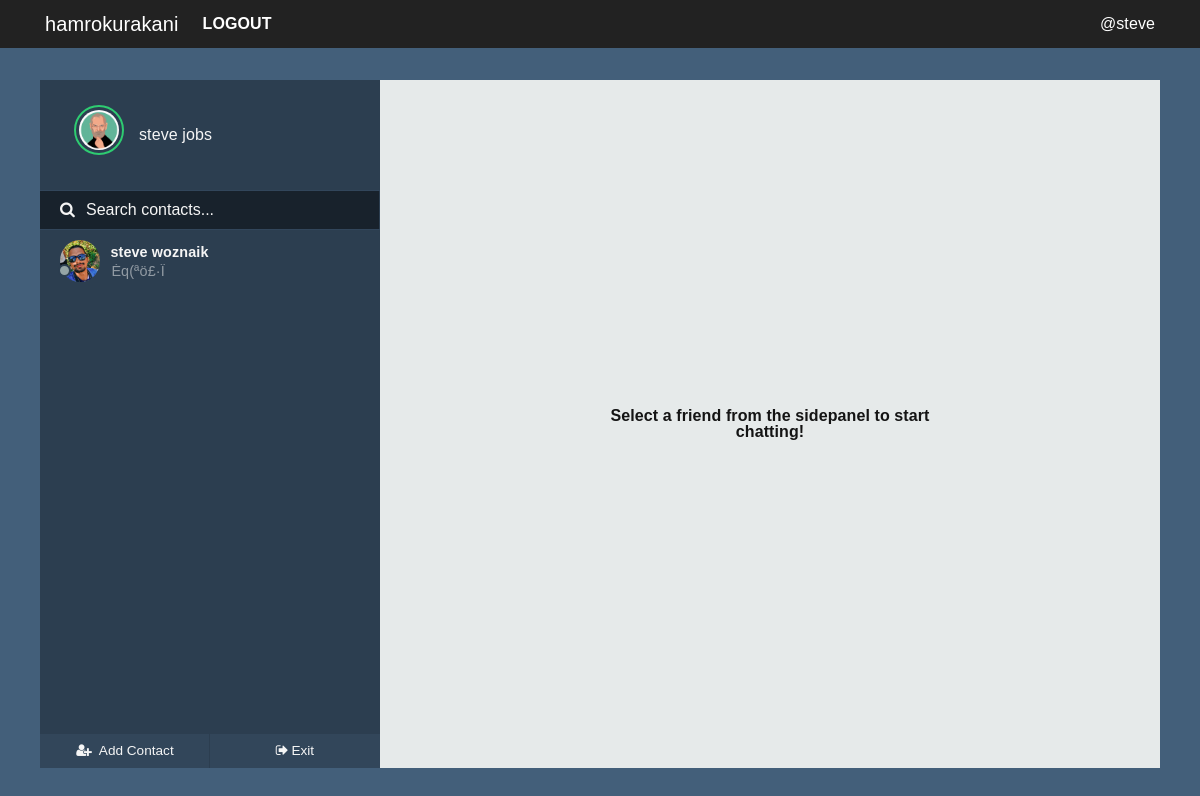
Page /chats (signed in) on the committed database.
### hamrokurakani/models.py (models this page shows, shortened)
class User(UserMixin, db.Model):
    id = db.Column(db.Integer, primary_key=True)
    fullname = db.Column(db.String(20), unique=True, nullable=False)
    username = db.Column(db.String(15), unique=True, nullable=False)
    email = db.Column(db.String(120), unique=True, nullable=False)
    password = db.Column(db.String(60), nullable=False)
    image_file = db.Column(db.String(20), nullable=False, default='default.jpg')
    joined = db.Column(db.DateTime, nullable=False, default=datetime.now)
    messages_sent = db.relationship('Message', foreign_keys='Message.sender_id', backref='author', lazy='dynamic')
    messages_received = db.relationship('Message', foreign_keys='Message.recipient_id', backref='recipient', lazy='dynamic')
    last_seen = db.Column(db.DateTime, default=datetime.now)
    last_message_read_time = db.Column(db.DateTime, default=datetime.now)

class Message(db.Model):
    id = db.Column(db.Integer, primary_key=True)
    message = db.Column(db.String(140), index=True)
    sender_id = db.Column(db.Integer, db.ForeignKey('user.id'))
    recipient_id = db.Column(db.Integer, db.ForeignKey('user.id'))
    timestamp = db.Column(db.DateTime, index=True, default=datetime.now)
    is_seen = db.Column(db.Boolean, default=False)

### hamrokurakani/chat/routes.py (the view)
@chyat.route('/chats')
@login_required
def chats():
    my_messages = Message.query.filter_by(recipient_id=current_user.id)
    messengers = [message.author.id for message in my_messages]
    senders = [User.query.get(sender) for sender in set(messengers)]
    return render_template('chat/users.html', senders=senders)

### hamrokurakani/admin/routes.py (called while the page is built)
@login_manager.user_loader
def load_user(user_id):
    return User.query.get(user_id)

### hamrokurakani/core/filters.py (called while the page is built, shortened)
@core.app_template_filter('isactive')
def is_active(lastmessagereadtime):
    currenttime = datetime.now()
    lastread = lastmessagereadtime
    diff = abs(currenttime-lastread)
    second_diff = diff.seconds
    day_diff = diff.days
    if day_diff <= 0 and second_diff < 60:
        message = "active now"
        return message
    else:
        message = "offline"
        return message

@core.app_template_filter('lastmessage')
def last_message(sender):
    msg_received = Message.query.filter_by(
        recipient_id=current_user.id, sender_id=sender.id).order_by(Message.timestamp.desc()).first()
    msg_sent = Message.query.filter_by(
        sender_id=current_user.id, recipient_id=sender.id).order_by(Message.timestamp.desc()).first()
    if msg_received and not msg_sent:
        return msg_received.message
    elif msg_sent and not msg_received:
        return msg_sent.message
    elif msg_received.timestamp > msg_sent.timestamp:
        return msg_received.message
    elif msg_sent.timestamp > msg_received.timestamp:
        return msg_sent.message

@core.app_template_filter('lastmessageauthor')
def last_message_author(sender):
    msg_received = Message.query.filter_by(
        recipient_id=current_user.id, sender_id=sender.id).order_by(Message.timestamp.desc()).first()
    msg_sent = Message.query.filter_by(
        sender_id=current_user.id, recipient_id=sender.id).order_by(Message.timestamp.desc()).first()
    if msg_received and not msg_sent:
        return msg_received.author
    elif msg_sent and not msg_received:
        return msg_sent.author
    elif msg_received.timestamp > msg_sent.timestamp:
        return msg_received.author
    elif msg_sent.timestamp > msg_received.timestamp:
        return msg_sent.author

@core.app_template_filter('newmessages')
def new_message_badge(sender):
    counts = Message.query.filter_by(
        recipient_id=current_user.id, sender_id=sender.id, is_seen=False).count()
    return counts

### hamrokurakani/templates/chat/users.html (shortened to what this page needs)
{% extends "chat/nav.html" %}
{% block content %}
<div id="frame">
    <div id="sidepanel">
        <div id="profile">
            <div class="wrap">
                <img id="profile-img" src="{{ url_for('static', filename='profilepics/' + current_user.image_file) }}"
                    class="online" />
                <p>{{ current_user.fullname }}</p>
            </div>
        </div>
        <div id="search">
            <label for=""><i class="fa fa-search" aria-hidden="true"></i></label>
            <input type="text" placeholder="Search contacts..." />
        </div>
        <div id="contacts">
            <ul>
                {% for sender in senders %}
                <li class="contact">
                    <a class="noblue" href="{{ url_for('chat.chatwith', user=sender.username) }}">
                        <div class="wrap">
                            {% if sender.last_message_read_time | isactive == 'offline' %}
                            <span class="contact-status"></span>
                            {% else %}
                            <span class="contact-status online"></span>
                            {% endif %}
                            <img src="{{ url_for('static', filename='profilepics/' + sender.image_file) }}" />
                            <div class="meta">
                                <p class="name">{{ sender.fullname }} </p>
                                {% if sender | lastmessageauthor == current_user %}
                                <p class="preview">
                                    {% if sender | newmessages > 0 %}
                                    <small class="badge badge-dark mb-1"><b> {{ sender | newmessages }} </b></small>
                                    {% else %}
                                    {% endif %}
                                    <span>You: </span> {{ sender | lastmessage }}</p>
                                {% else %}
                                <p class="preview">
                                    <span>{{ sender | lastmessage }}</span></p>
                                {% endif %}
                            </div>
                        </div>
                    </a>
                </li>
                {% endfor %}
            </ul>
        </div>
        <div id="bottom-bar">
            <button id="addcontact">
                <ul>
                    <li>
                        <a href="#PeopleToMessage" data-toggle="modal" data-target="#PeopleToMessage" class="noblue">
                            <i class="fa fa-user-plus fa-fw" aria-hidden="true"></i> <span>Add Contact</span></a></li>
                </ul>
            </button>
            <button id="settings">
                <ul>
                    <li><a href="{{ url_for('chat.home') }}" class="noblue">
                            <i class="fa fa-sign-out" aria-hidden="true"></i><span>Exit</span></a></li>
                </ul>
            </button>
        </div>
    </div>
    <div class="content">
        <div class="select-info">
            <p>Select a friend from the sidepanel to start chatting!</p>
        </div>
    </div>
</div>
{% endblock content %}

### hamrokurakani/templates/chat/nav.html (shortened to what this page needs)
<!DOCTYPE html>
<html>
<head>
    <link rel="stylesheet" type="text/css" href="{{ url_for('static', filename='css/' + 'bootstrap.min.css') }}">
    <link rel="stylesheet" type="text/css" href="{{ url_for('static', filename='css/' + 'better-nav.min.css') }}">
    <link rel="stylesheet" type="text/css" href="{{ url_for('static', filename='css/' + 'font-awesome.min.css') }}">
    <link rel="stylesheet" type="text/css" href="{{ url_for('static', filename='css/' + 'sourcesanspro.css') }}">
    <link rel="stylesheet" type="text/css" href="{{ url_for('static', filename= 'css/' + 'chat.css') }}">
    <link rel="stylesheet" type="text/css" href="{{ url_for('static', filename= 'css/' + 'main.css') }}">
    <link rel="stylesheet" type="text/css" href="{{ url_for('static', filename='css/' + 'reset.min.css') }}">
</head>
  <header class="site-header">
    <nav class="navbar navbar-expand-md navbar-dark bg-steel fixed-top">
      <div class="container">
        <a class="navbar-brand" href="{{ url_for('chat.chats') }}">hamrokurakani</a>
        <div class="collapse navbar-collapse" id="navbarToggle">
          {% if current_user.is_authenticated %}
          <div class="navbar-nav mr-auto">
             <a class="nav-item nav-link text-white font-weight-bold text-uppercase"
            href="{{ url_for('users.logout') }}">Logout</a>
          </div>
          <div class="navbar-nav ml-auto">
            <span class="text-white">
              @{{ current_user.username }}
            </span>
          </div>
          {% else %}
          <a class="nav-item nav-link text-white font-weight-bold text-uppercase"
            href="{{ url_for('users.login') }}">Login</a>
          <a class="nav-item nav-link text-white font-weight-bold text-uppercase"
            href="{{ url_for('users.register') }}">Register</a>
          {% endif %}
        </div>
      </div>
    </nav>
  </header>
<body>
    {% block content %}
    {% endblock %}
</body>
</html>

### hamrokurakani/static/css/chat.css (style rules this page uses)
html { margin-top:6rem; scroll-behavior: smooth; font-family: Arial, Helvetica, sans-serif !important; }
body { display: flex; align-items: center; justify-content: center; min-height: 100vh; background: #435f7a !important; font-family:"Source Sans Pro", "Roboto Condensed", sans-serif; font-size: 1em; letter-spacing: 0.1px; color: #32465a; text-rendering: optimizeLegibility; text-shadow: 1px 1px 1px rgba(0, 0, 0, 0.004); -webkit-font-smoothing: antialiased; }
#frame { width: 95%; min-width: 360px; max-width: 1120px; height: 86vh; min-height: 300px; max-height: 720px; background: #E6EAEA; margin-top:3rem; }
#frame #sidepanel { float: left; min-width: 280px; max-width: 340px; width: 40%; height: 100%; background: #2c3e50; color: #f5f5f5; overflow: hidden; position: relative; }
#frame #sidepanel #profile { width: 80%; margin: 25px auto; }
#frame #sidepanel #profile .wrap { height: 60px; line-height: 60px; overflow: hidden; -moz-transition: 0.3s height ease; -o-transition: 0.3s height ease; -webkit-transition: 0.3s height ease; transition: 0.3s height ease; }
#frame #sidepanel #profile .wrap img { width: 50px; border-radius: 50%; padding: 3px; border: 2px solid #e74c3c; height: auto; float: left; cursor: pointer; -moz-transition: 0.3s border ease; -o-transition: 0.3s border ease; -webkit-transition: 0.3s border ease; transition: 0.3s border ease; }
#frame #sidepanel #profile .wrap img.online { border: 2px solid #2ecc71; }
#frame #sidepanel #profile .wrap p { float: left; margin-left: 15px; }
#frame #sidepanel #search { border-top: 1px solid #32465b; border-bottom: 1px solid #32465b; font-weight: 400; }
#frame #sidepanel #search label { position: absolute; margin: 10px 0 0 20px; }
#frame #sidepanel #search input { font-family: "proxima-nova", "Source Sans Pro", sans-serif; padding: 10px 0 10px 46px; width: calc(100% - 1px); border: none; background: #18222c; color: #f5f5f5; }
#frame #sidepanel #contacts { height: calc(100% - 177px); overflow-y: scroll; overflow-x: hidden; }
#frame #sidepanel #contacts ul li.contact { position: relative; padding: 10px 0 15px 0; font-size: 0.9em; cursor: pointer; }
a.noblue:link, a.noblue:active, a.noblue:visited { color: #f5f5f5 !important; text-decoration: none; }
#frame #sidepanel #contacts ul li.contact .wrap { width: 88%; margin: 0 auto; position: relative; }
#frame #sidepanel #contacts ul li.contact .wrap span { position: absolute; left: 0; top:26px; margin: -2px 0 0 -2px; width: 13px; height: 13px; border-radius: 50%; border: 2px solid #2c3e50; background: #95a5a6; }
#frame #sidepanel #contacts ul li.contact .wrap img { width: 40px; border-radius: 50%; float: left; margin-right: 10px; }
#frame #sidepanel #contacts ul li.contact .wrap .meta { padding: 5px 0 0 0; }
#frame #sidepanel #contacts ul li.contact .wrap .meta .name { font-weight: 600; }
#frame #sidepanel #contacts ul li.contact .wrap .meta .preview { margin: 5px 0 0 0; padding: 0 0 1px; font-weight: 400; white-space: nowrap; overflow: hidden; text-overflow: ellipsis; -moz-transition: 1s all ease; -o-transition: 1s all ease; -webkit-transition: 1s all ease; transition: 1s all ease; }
#frame #sidepanel #contacts ul li.contact .wrap .meta .preview span { position: initial; border-radius: initial; background: none; border: none; padding: 0 2px 0 0; margin: 0 0 0 1px; opacity: .5; }
#frame #sidepanel #bottom-bar { position: absolute; width: 100%; bottom: 0; }
#frame #sidepanel #bottom-bar button { float: left; border: none; width: 50%; padding: 10px 0; background: #32465a; color: #f5f5f5; cursor: pointer; font-size: 0.85em; font-family: "proxima-nova", "Source Sans Pro", sans-serif; }
#frame #sidepanel #bottom-bar button:nth-child(1) { border-right: 1px solid #2c3e50; }
#frame #sidepanel #bottom-bar button i { margin-right: 3px; font-size: 1em; }
#frame .content { float: right; width: 60%; height: 100%; overflow: hidden; position: relative; }
#frame .content .select-info p { margin: 0; position: absolute; top: 50%; left: 50%; transform: translate(-50%, -50%); text-align: center; font-weight: 600; color: #141414; }
@media screen and (min-width: 900px) { #frame .content { width: calc(100% - 340px); } }

### rows in the picture
User: username "steve", image_file (picture), fullname "steve jobs"
User: image_file (placeholder picture), fullname "steve woznaik", message "Éq(ªö£·Î"
